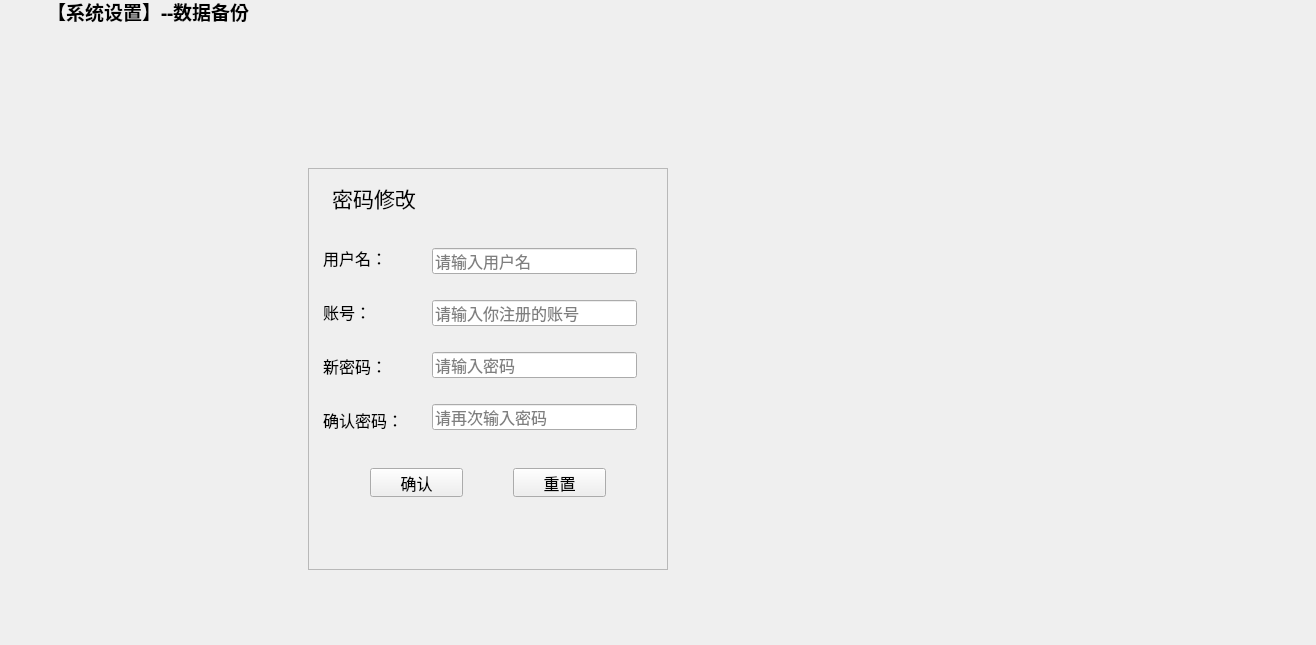
<?xml version="1.0" encoding="UTF-8"?>
<ui version="4.0">
 <class>ChangePassword</class>
 <widget class="QWidget" name="ChangePassword">
  <property name="geometry">
   <rect>
    <x>0</x>
    <y>0</y>
    <width>1316</width>
    <height>645</height>
   </rect>
  </property>
  <property name="windowTitle">
   <string>Form</string>
  </property>
  <widget class="QFrame" name="frame_2">
   <property name="geometry">
    <rect>
     <x>308</x>
     <y>168</y>
     <width>360</width>
     <height>402</height>
    </rect>
   </property>
   <property name="sizePolicy">
    <sizepolicy hsizetype="Expanding" vsizetype="Expanding">
     <horstretch>0</horstretch>
     <verstretch>0</verstretch>
    </sizepolicy>
   </property>
   <property name="frameShape">
    <enum>QFrame::StyledPanel</enum>
   </property>
   <property name="frameShadow">
    <enum>QFrame::Raised</enum>
   </property>
   <widget class="QLabel" name="label">
    <property name="geometry">
     <rect>
      <x>12</x>
      <y>12</y>
      <width>108</width>
      <height>35</height>
     </rect>
    </property>
    <property name="font">
     <font>
      <family>微软雅黑</family>
      <pointsize>16</pointsize>
      <weight>50</weight>
      <bold>false</bold>
     </font>
    </property>
    <property name="text">
     <string>密码修改</string>
    </property>
    <property name="alignment">
     <set>Qt::AlignCenter</set>
    </property>
   </widget>
   <widget class="QLineEdit" name="UserName">
    <property name="geometry">
     <rect>
      <x>124</x>
      <y>80</y>
      <width>205</width>
      <height>26</height>
     </rect>
    </property>
    <property name="font">
     <font>
      <family>楷体</family>
      <pointsize>12</pointsize>
     </font>
    </property>
    <property name="echoMode">
     <enum>QLineEdit::Normal</enum>
    </property>
    <property name="placeholderText">
     <string>请输入用户名</string>
    </property>
   </widget>
   <widget class="QLineEdit" name="UserRePwd">
    <property name="geometry">
     <rect>
      <x>124</x>
      <y>236</y>
      <width>205</width>
      <height>26</height>
     </rect>
    </property>
    <property name="font">
     <font>
      <family>楷体</family>
      <pointsize>12</pointsize>
     </font>
    </property>
    <property name="echoMode">
     <enum>QLineEdit::Password</enum>
    </property>
    <property name="placeholderText">
     <string>请再次输入密码</string>
    </property>
   </widget>
   <widget class="QLineEdit" name="UserNum">
    <property name="geometry">
     <rect>
      <x>124</x>
      <y>132</y>
      <width>205</width>
      <height>26</height>
     </rect>
    </property>
    <property name="font">
     <font>
      <family>楷体</family>
      <pointsize>12</pointsize>
     </font>
    </property>
    <property name="placeholderText">
     <string>请输入你注册的账号</string>
    </property>
   </widget>
   <widget class="QLineEdit" name="UserPwd">
    <property name="geometry">
     <rect>
      <x>124</x>
      <y>184</y>
      <width>205</width>
      <height>26</height>
     </rect>
    </property>
    <property name="font">
     <font>
      <family>楷体</family>
      <pointsize>12</pointsize>
     </font>
    </property>
    <property name="echoMode">
     <enum>QLineEdit::Password</enum>
    </property>
    <property name="placeholderText">
     <string>请输入密码</string>
    </property>
   </widget>
   <widget class="QLabel" name="labUserName">
    <property name="geometry">
     <rect>
      <x>15</x>
      <y>80</y>
      <width>80</width>
      <height>20</height>
     </rect>
    </property>
    <property name="font">
     <font>
      <family>楷体</family>
      <pointsize>12</pointsize>
     </font>
    </property>
    <property name="text">
     <string>用户名：</string>
    </property>
    <property name="alignment">
     <set>Qt::AlignLeading|Qt::AlignLeft|Qt::AlignVCenter</set>
    </property>
   </widget>
   <widget class="QLabel" name="label_2">
    <property name="geometry">
     <rect>
      <x>15</x>
      <y>134</y>
      <width>60</width>
      <height>20</height>
     </rect>
    </property>
    <property name="font">
     <font>
      <family>楷体</family>
      <pointsize>12</pointsize>
     </font>
    </property>
    <property name="text">
     <string>账号：</string>
    </property>
    <property name="alignment">
     <set>Qt::AlignLeading|Qt::AlignLeft|Qt::AlignVCenter</set>
    </property>
   </widget>
   <widget class="QLabel" name="labUserPwd">
    <property name="geometry">
     <rect>
      <x>15</x>
      <y>188</y>
      <width>60</width>
      <height>20</height>
     </rect>
    </property>
    <property name="font">
     <font>
      <family>楷体</family>
      <pointsize>12</pointsize>
     </font>
    </property>
    <property name="text">
     <string>新密码：</string>
    </property>
    <property name="alignment">
     <set>Qt::AlignLeading|Qt::AlignLeft|Qt::AlignVCenter</set>
    </property>
   </widget>
   <widget class="QLabel" name="labUserPwd_2">
    <property name="geometry">
     <rect>
      <x>15</x>
      <y>242</y>
      <width>100</width>
      <height>20</height>
     </rect>
    </property>
    <property name="font">
     <font>
      <family>楷体</family>
      <pointsize>12</pointsize>
     </font>
    </property>
    <property name="text">
     <string>确认密码：</string>
    </property>
    <property name="alignment">
     <set>Qt::AlignLeading|Qt::AlignLeft|Qt::AlignVCenter</set>
    </property>
   </widget>
   <widget class="QPushButton" name="btnOk">
    <property name="geometry">
     <rect>
      <x>62</x>
      <y>300</y>
      <width>93</width>
      <height>29</height>
     </rect>
    </property>
    <property name="font">
     <font>
      <family>楷体</family>
      <pointsize>12</pointsize>
     </font>
    </property>
    <property name="cursor">
     <cursorShape>OpenHandCursor</cursorShape>
    </property>
    <property name="toolTip">
     <string>确认注册</string>
    </property>
    <property name="text">
     <string>确认</string>
    </property>
    <property name="icon">
     <iconset>
      <normaloff>:/image/update.png</normaloff>:/image/update.png</iconset>
    </property>
    <property name="iconSize">
     <size>
      <width>20</width>
      <height>20</height>
     </size>
    </property>
   </widget>
   <widget class="QPushButton" name="btnCancel">
    <property name="geometry">
     <rect>
      <x>205</x>
      <y>300</y>
      <width>93</width>
      <height>29</height>
     </rect>
    </property>
    <property name="font">
     <font>
      <family>楷体</family>
      <pointsize>12</pointsize>
     </font>
    </property>
    <property name="cursor">
     <cursorShape>OpenHandCursor</cursorShape>
    </property>
    <property name="toolTip">
     <string>&lt;html&gt;&lt;head/&gt;&lt;body&gt;&lt;p&gt;&lt;br/&gt;&lt;/p&gt;&lt;/body&gt;&lt;/html&gt;</string>
    </property>
    <property name="whatsThis">
     <string>&lt;html&gt;&lt;head/&gt;&lt;body&gt;&lt;p&gt;&lt;br/&gt;&lt;/p&gt;&lt;/body&gt;&lt;/html&gt;</string>
    </property>
    <property name="text">
     <string notr="true">重置</string>
    </property>
    <property name="icon">
     <iconset>
      <normaloff>:/image/delete.png</normaloff>:/image/delete.png</iconset>
    </property>
    <property name="iconSize">
     <size>
      <width>20</width>
      <height>20</height>
     </size>
    </property>
   </widget>
  </widget>
  <widget class="QLabel" name="label_5">
   <property name="geometry">
    <rect>
     <x>47</x>
     <y>0</y>
     <width>276</width>
     <height>23</height>
    </rect>
   </property>
   <property name="sizePolicy">
    <sizepolicy hsizetype="Preferred" vsizetype="Maximum">
     <horstretch>0</horstretch>
     <verstretch>0</verstretch>
    </sizepolicy>
   </property>
   <property name="font">
    <font>
     <family>楷体</family>
     <pointsize>14</pointsize>
     <weight>75</weight>
     <bold>true</bold>
    </font>
   </property>
   <property name="text">
    <string>【系统设置】--数据备份</string>
   </property>
  </widget>
  <widget class="QLabel" name="label_4">
   <property name="geometry">
    <rect>
     <x>10</x>
     <y>0</y>
     <width>30</width>
     <height>17</height>
    </rect>
   </property>
   <property name="sizePolicy">
    <sizepolicy hsizetype="Maximum" vsizetype="Preferred">
     <horstretch>0</horstretch>
     <verstretch>0</verstretch>
    </sizepolicy>
   </property>
   <property name="minimumSize">
    <size>
     <width>30</width>
     <height>0</height>
    </size>
   </property>
   <property name="styleSheet">
    <string notr="true">image: url(:/image/database/database.png);</string>
   </property>
   <property name="text">
    <string/>
   </property>
  </widget>
 </widget>
 <resources/>
 <connections/>
</ui>
